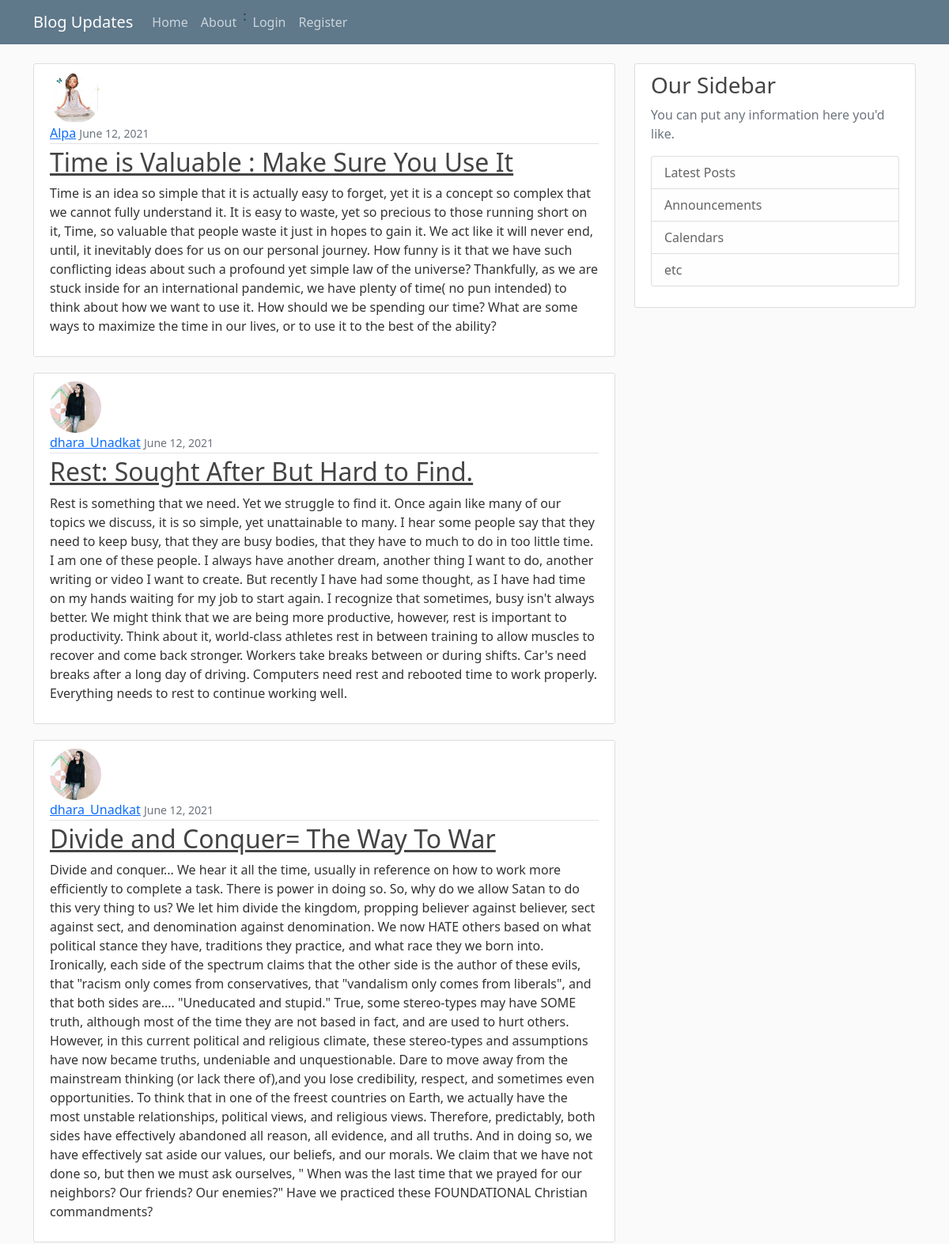
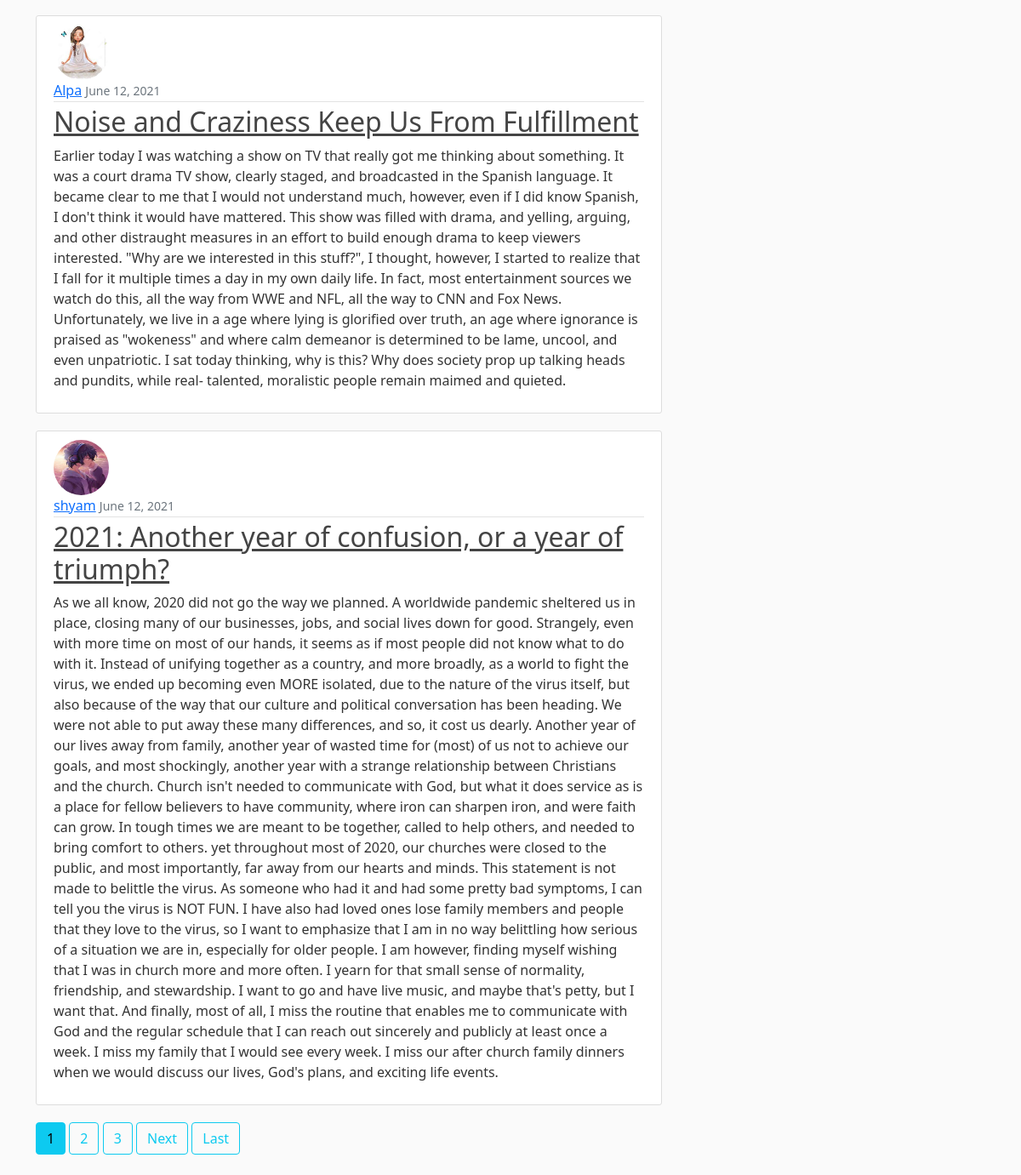
The page / on the database its author committed (2 pictures, top to bottom).
### blog/models.py (models this page shows, shortened)
class post(models.Model):
    title = models.CharField(max_length=100)
    content = models.CharField(max_length=3000, default="")
    date_posted = models.DateTimeField(default=timezone.now)
    author = models.ForeignKey(User, on_delete=models.CASCADE)

### users/models.py (models this page shows, shortened)
class Profile(models.Model):
    class Profile(models.Model):
        user = models.OneToOneField(User, on_delete=models.CASCADE)
        image = models.ImageField(default='default.jpg', upload_to='profile_pics')

### blog/views.py (the view)
# urls.py: path('', PostListView.as_view(), name="bloghome"),
class PostListView(ListView):
    model = post
    template_name = 'blog/home.html'
    context_object_name = 'posts'
    ordering = ['-date_posted']
    paginate_by = 5

### blog/templates/blog/home.html (shortened to what this page needs)
{% extends 'blog/basic.html' %}
{% block content %}
   {% for post in posts %}
        <article class="media content-section">
          <img class="rounded-circle article-img" src="{{ post.author.profile.image.url }}">
          <div class="media-body">
            <div class="article-metadata">
              <a class="mr-2" href="{% url 'user-posts' post.author.username %}">{{ post.author }}</a>
              <small class="text-muted">{{ post.date_posted|date:"F d, Y" }}</small>
            </div>
            <h2><a class="article-title" href="{% url 'post-detail' post.id %}">{{ post.title }}</a></h2>
            <p class="article-content">{{ post.content }}</p>
          </div>
        </article>
    {% endfor %}
    {% if is_paginated %}
      {% for num in page_obj.paginator.page_range %}
        {% if page_obj.number == num %}
          <a class="btn btn-info mb-4" href="?page={{ num }}">{{ num }}</a>
        {% elif num > page_obj.number|add:'-3' and num < page_obj.number|add:'3' %}
          <a class="btn btn-outline-info mb-4" href="?page={{ num }}">{{ num }}</a>
        {% endif %}
      {% endfor %}
      {% if page_obj.has_next %}
        <a class="btn btn-outline-info mb-4" href="?page={{ page_obj.next_page_number }}">Next</a>
        <a class="btn btn-outline-info mb-4" href="?page={{ page_obj.paginator.num_pages }}">Last</a>
      {% endif %}
    {% endif %}
{%endblock%}

### blog/templates/blog/basic.html (shortened to what this page needs)
<!DOCTYPE html>
<html lang="en">
{%load static %}
<head>
    <link href="https://cdn.jsdelivr.net/npm/bootstrap@5.0.1/dist/css/bootstrap.min.css" rel="stylesheet">
    <link rel="stylesheet" type="text/css" href="{%static 'blog/main.css'%}">
</head>
<body>
<header class="site-header">
  <nav class="navbar navbar-expand-md navbar-dark bg-steel fixed-top">
    <div class="container">
      <a class="navbar-brand mr-4" href="{%url 'bloghome'%}">Blog Updates</a>
      <div class="collapse navbar-collapse" id="navbarToggle">
        <div class="navbar-nav mr-auto">
          <a class="nav-item nav-link" href="{%url 'bloghome'%}">Home</a>
          <a class="nav-item nav-link" href="{%url 'blogabout'%}">About</a>
        </div>
        <div class="navbar-nav">
             {% if user.is_authenticated %}
            <a class="nav-item nav-link" href="{% url 'post-create' %}">New Post</a>
                <a class="nav-item nav-link" href="{% url 'profile' %}">Profile</a>
                <a class="nav-item nav-link" href="{% url 'logout' %}">Logout</a>
            {% else %}:
          <a class="nav-item nav-link" href="{%url 'login'%}">Login</a>
          <a class="nav-item nav-link" href="users/register">Register</a>
            {% endif %}
        </div>
      </div>
    </div>
  </nav>
</header>
<main role="main" class="container">
  <div class="row">
    <div class="col-md-8">
      {% block content %}{% endblock %}
    </div>
    <div class="col-md-4">
      <div class="content-section">
        <h3>Our Sidebar</h3>
            <p class='text-muted'>You can put any information here you'd like.
              <ul class="list-group">
                <li class="list-group-item list-group-item-light">Latest Posts</li>
                <li class="list-group-item list-group-item-light">Announcements</li>
                <li class="list-group-item list-group-item-light">Calendars</li>
                <li class="list-group-item list-group-item-light">etc</li>
              </ul>
        </p>
      </div>
    </div>
  </div>
</main>
</body>
</html>

### blog/static/blog/main.css (style rules this page uses)
body { background: #fafafa; color: #333333; margin-top: 5rem; }
h1, h2, h3, h4, h5, h6 { color: #444444; }
ul { margin: 0; }
.bg-steel { background-color: #5f788a; }
.site-header .navbar-nav .nav-link { color: #cbd5db; }
.content-section { background: #ffffff; padding: 10px 20px; border: 1px solid #dddddd; border-radius: 3px; margin-bottom: 20px; }
.article-title { color: #444444; }
.article-content { white-space: pre-line; }
.article-img { height: 65px; width: 65px; margin-right: 16px; }
.article-metadata { padding-bottom: 1px; margin-bottom: 4px; border-bottom: 1px solid #e3e3e3 }

### rows shown on the page
post: author.profile.image (picture), author "Alpa", date_posted "June 12, 2021", title "Time is Valuable : Make Sure You Use It", content "Time is an idea so simple that it is actually easy to forget, yet it is a concept so complex that we cannot fully understand it. It is easy to waste, yet so precious to those running short on it, Time, so valuable that people waste it just in hopes to gain it. We act like it will never end, until, it inevitably does for us on our personal journey. How funny is it that we have such conflicting ideas about such a profound yet simple law of the universe? Thankfully, as we are stuck inside for an international pandemic, we have plenty of time( no pun intended) to think about how we want to use it. How should we be spending our time? What are some ways to maximize the time in our lives, or to…"
post: author.profile.image (picture), author "dhara_Unadkat", date_posted "June 12, 2021", title "Rest: Sought After But Hard to Find.", content "Rest is something that we need. Yet we struggle to find it. Once again like many of our topics we discuss, it is so simple, yet unattainable to many. I hear some people say that they need to keep busy, that they are busy bodies, that they have to much to do in too little time. I am one of these people. I always have another dream, another thing I want to do, another writing or video I want to create. But recently I have had some thought, as I have had time on my hands waiting for my job to start again. I recognize that sometimes, busy isn't always better. We might think that we are being more productive, however, rest is important to productivity. Think about it, world-class athletes rest…"
post: author.profile.image (picture), author "dhara_Unadkat", date_posted "June 12, 2021", title "Divide and Conquer= The Way To War", content "Divide and conquer... We hear it all the time, usually in reference on how to work more efficiently to complete a task. There is power in doing so. So, why do we allow Satan to do this very thing to us? We let him divide the kingdom, propping believer against believer, sect against sect, and denomination against denomination. We now HATE others based on what political stance they have, traditions they practice, and what race they we born into. Ironically, each side of the spectrum claims that the other side is the author of these evils, that \"racism only comes from conservatives, that \"vandalism only comes from liberals\", and that both sides are.... \"Uneducated and stupid.\" True, some…"
post: author.profile.image (picture), author "Alpa", date_posted "June 12, 2021", title "Noise and Craziness Keep Us From Fulfillment", content "Earlier today I was watching a show on TV that really got me thinking about something. It was a court drama TV show, clearly staged, and broadcasted in the Spanish language. It became clear to me that I would not understand much, however, even if I did know Spanish, I don't think it would have mattered. This show was filled with drama, and yelling, arguing, and other distraught measures in an effort to build enough drama to keep viewers interested. \"Why are we interested in this stuff?\", I thought, however, I started to realize that I fall for it multiple times a day in my own daily life. In fact, most entertainment sources we watch do this, all the way from WWE and NFL, all the way to CNN…"
post: author.profile.image (picture), author "shyam", date_posted "June 12, 2021", title "2021: Another year of confusion, or a year of triumph?", content "As we all know, 2020 did not go the way we planned. A worldwide pandemic sheltered us in place, closing many of our businesses, jobs, and social lives down for good. Strangely, even with more time on most of our hands, it seems as if most people did not know what to do with it. Instead of unifying together as a country, and more broadly, as a world to fight the virus, we ended up becoming even MORE isolated, due to the nature of the virus itself, but also because of the way that our culture and political conversation has been heading. We were not able to put away these many differences, and so, it cost us dearly. Another year of our lives away from family, another year of wasted time for…"

### other values the page prints
{{ num }} "1"
{{ num }} "2" "3"
